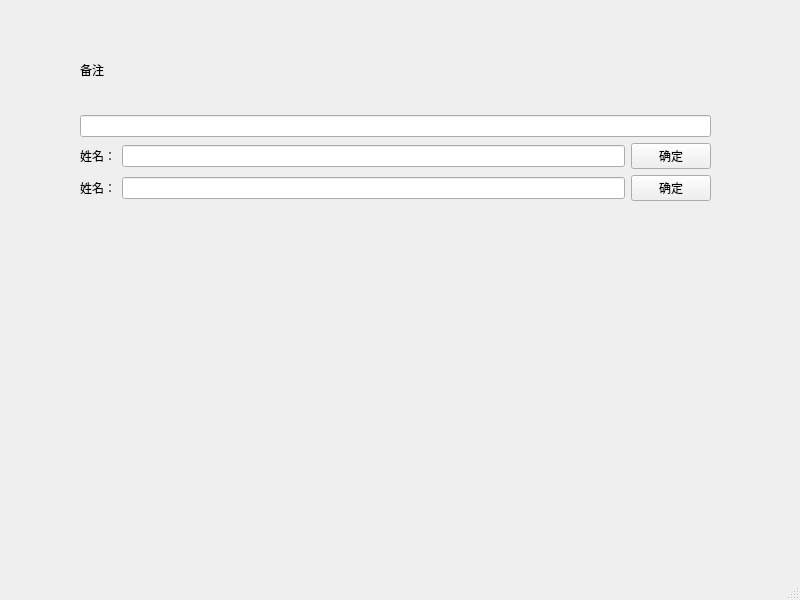
<?xml version="1.0" encoding="UTF-8"?>
<ui version="4.0">
 <class>MainWindow</class>
 <widget class="QMainWindow" name="MainWindow">
  <property name="geometry">
   <rect>
    <x>0</x>
    <y>0</y>
    <width>800</width>
    <height>600</height>
   </rect>
  </property>
  <property name="windowTitle">
   <string>MainWindow</string>
  </property>
  <widget class="QWidget" name="centralwidget">
   <widget class="QWidget" name="">
    <property name="geometry">
     <rect>
      <x>80</x>
      <y>30</y>
      <width>631</width>
      <height>171</height>
     </rect>
    </property>
    <layout class="QVBoxLayout" name="verticalLayout">
     <item>
      <widget class="QLabel" name="label">
       <property name="text">
        <string>备注</string>
       </property>
      </widget>
     </item>
     <item>
      <widget class="QLineEdit" name="lineEdit"/>
     </item>
     <item>
      <layout class="QHBoxLayout" name="horizontalLayout">
       <item>
        <widget class="QLabel" name="label_2">
         <property name="text">
          <string>姓名：</string>
         </property>
        </widget>
       </item>
       <item>
        <widget class="QLineEdit" name="lineEdit_2"/>
       </item>
       <item>
        <widget class="QPushButton" name="pushButton">
         <property name="text">
          <string>确定</string>
         </property>
        </widget>
       </item>
      </layout>
     </item>
     <item>
      <layout class="QHBoxLayout" name="horizontalLayout_2">
       <item>
        <widget class="QLabel" name="label_3">
         <property name="text">
          <string>姓名：</string>
         </property>
        </widget>
       </item>
       <item>
        <widget class="QLineEdit" name="lineEdit_3"/>
       </item>
       <item>
        <widget class="QPushButton" name="pushButton_2">
         <property name="text">
          <string>确定</string>
         </property>
        </widget>
       </item>
      </layout>
     </item>
    </layout>
   </widget>
  </widget>
  <widget class="QMenuBar" name="menubar">
   <property name="geometry">
    <rect>
     <x>0</x>
     <y>0</y>
     <width>800</width>
     <height>23</height>
    </rect>
   </property>
  </widget>
  <widget class="QStatusBar" name="statusbar"/>
 </widget>
 <resources/>
 <connections/>
</ui>
